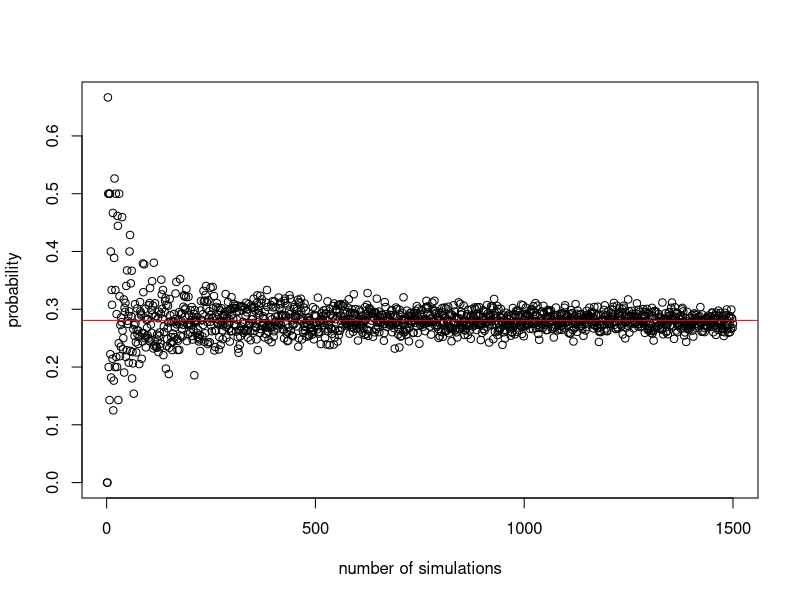

The R script that drew this image:
# hmmm i'm thinking about a probability question
# we were discussing secret santa
# and we're doing that thing where everyone puts their name in a bowl, and we all draw a name
# pranay asked "what happens if you draw your own name?" and i said "you put it back"
# "it shouldn't normally be a problem unless you were the second-to-last person to draw your own name, because when you put it back, you know the last person will draw your own name"
# and i was trying to think of the probability, given N people, of that scenario - someone drawing their own name on the second-to-last draw
# but that seems kinda hard, even in a specific case (i'm thinking about 4 separate people to start)

myfunction <- function(nPeople,nSimulations){
  options = 1:nPeople
  df = data.frame(matrix(, nrow=nSimulations, ncol=nPeople))
  for (i in 1:nSimulations){
    for (j in 1:nPeople){
      if(j<(nPeople-1)){
        options = options[options != j]#can't pick themselves 
        df[i,j] = sample(options,1)#picks random
        options = append(options,j)#adds themselves back in
        options = options[options != df[i,j]]#takes out what they've picked
      }
      
      if (j>=(nPeople-1)){
        df[i,j] = sample(options,1)#picks random
        if (df[i,j]==(nPeople-1)){
          options = append(options,j)#adds themselves back in
        }
        options = options[options != df[i,j]]#takes out what they've picked
      }
      
    }
    options = 1:nPeople
  }
  # probability = as.numeric(table(unlist(df[,3]))[3])/nSimulations
  probability = length(which(df[,(nPeople-1)] == (nPeople-1)))/nSimulations
  return(probability)
}

#for 100 simulations with 4 ppl
nPeople = 4
nSimulations = 100
myfunction(nPeople,nSimulations)

#for 1000 simulations with 4 ppl
nPeople = 4
nSimulations = 1000
myfunction(nPeople,nSimulations)



# now lets look over lots of sets of simulations and see what it converges to
myfunction2 <- function(nPeople,nSimulations){
  options = 1:nPeople
  myList=c()
  for (i in 1:nSimulations){
    for (j in 1:nPeople){
      if(j<(nPeople-1)){
        options = options[options != j]#can't pick themselves 
        pick = sample(options,1)#picks random
        options = append(options,j)#adds themselves back in
        options = options[options != pick]#takes out what they've picked
      }
    
      if (j>=(nPeople-1)){
        pick = sample(options,1)#picks random
        if (pick==(nPeople-1)){
          options = append(options,j)#adds themselves back in
        }
        options = options[options != pick]#takes out what they've picked
        myList=append(myList,pick)
      }
    }
    options = 1:nPeople
  }

  probability = length(which(myList == (nPeople-1)))/nSimulations
  return(probability)
}


nPeople = 4
n_nSimulations = 1500
probabilities = c()
for (k in 1:n_nSimulations){
  probabilities = append(probabilities,myfunction2(nPeople,k))
}

plot(1:n_nSimulations,probabilities, xlab="number of simulations",ylab="probability")
abline(h = mean(probabilities),col="red")
mean(probabilities)
